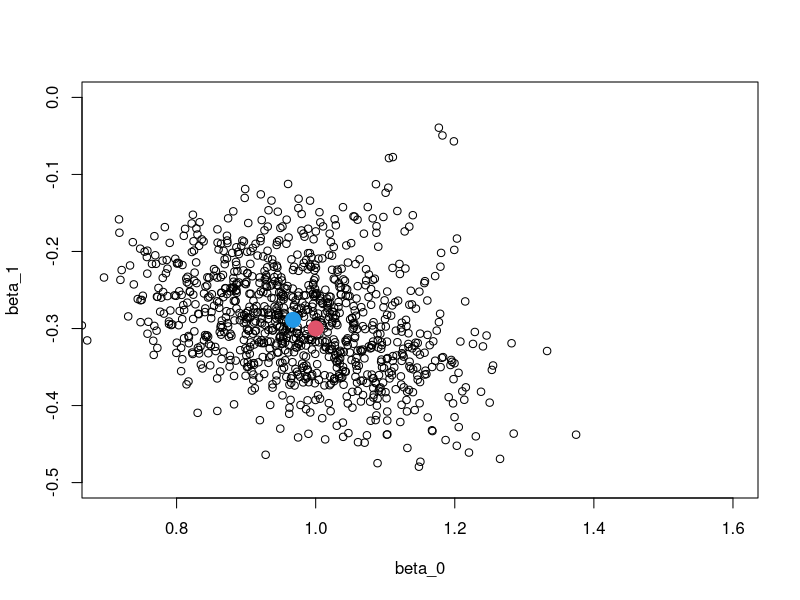
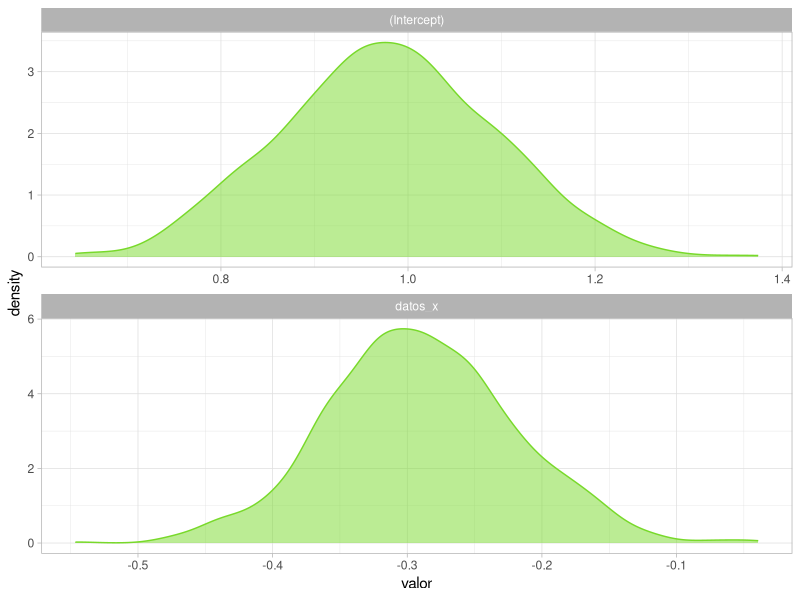
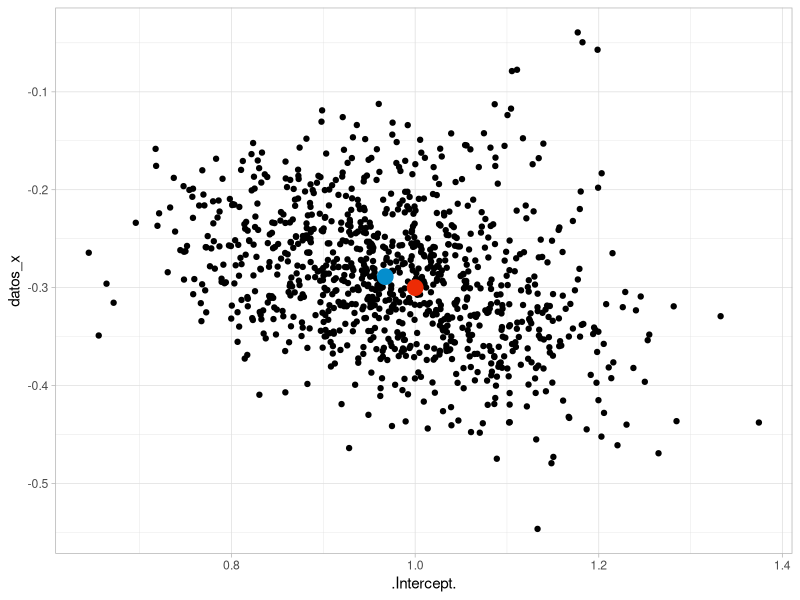

These figures' R source, in order:

# Hacer bootstrapping sobre nuestra regresión lineal. ---------------------


# Paquetes ----------------------------------------------------------------


library("dplyr")
library("purrr")
library("tidyr")
library("ggplot2")

# Bootstrapping -----------------------------------------------------------


tamano_muestral <- 23
iteraciones <- 1000
beta_0 <- 1
beta_1 <- -0.3


genera_x <- function(n) seq(-3, 3, length.out = n)

genera_y <- function(x, beta_0, beta_1){
  beta_1*x + beta_0 + rnorm(length(x), 0, 0.5)
}

tibble(
  datos_x = genera_x(tamano_muestral),
  datos_y = genera_y(datos_x, beta_0, beta_1)
) -> datos_simulados


lm(datos_y ~ datos_x, data = datos_simulados) -> modelo
coefficients(modelo) -> coeficientes_muestrales
summary(modelo)
confint(modelo)


coeficientes <- list() #vamos a guardar aquí los coeficientes de una regresión

for(i in 1:iteraciones){
  muestra <- sample_n(datos_simulados, nrow(datos_simulados), replace = TRUE)
  lm(datos_y ~ datos_x, data = muestra) -> modelo
  coeficientes[[i]] <- coefficients(modelo)
}


coeficientes %>% 
  transpose %>% 
  lapply(unlist) %>% 
  as_tibble() %>% 
  gather(key = coeficiente, value = valor) %>% 
  group_by(coeficiente) %>% 
  summarise(
    LI = quantile(valor, 0.025),
    LS = quantile(valor, 0.975)
  )



plot(beta_0, beta_1, ylim = c(-0.5, 0), xlim = c(0.7, 1.6))

for(i in 1:iteraciones){
points(coeficientes[[i]][1], coeficientes[[i]][2])
}
points(coeficientes_muestrales[1], coeficientes_muestrales[2], pch = 20, col = 4, cex = 3)
points(beta_0, beta_1, pch = 20, col = 2, cex = 3)


# Gráfico bonito ----------------------------------------------------------


coeficientes %>% 
  transpose %>% 
  lapply(unlist) %>% 
  as_tibble() %>% 
  gather(key = coeficiente, value = valor) %>% 
  ggplot +
  aes(x = valor) + 
  geom_density(fill = "#78D92A", alpha = 0.5, colour = "#78D92A") +
  facet_wrap(~coeficiente, nrow = 4,  scales = "free") + theme_light()

coeficientes %>% 
  transpose %>% 
  lapply(unlist) %>% 
  as_tibble(.name_repair = "universal") %>% 
  # gather(key = coeficiente, value = valor) %>% 
  ggplot +
  aes(x = .Intercept., y = datos_x) + 
  geom_point() +
  annotate("point",x = beta_0, y = beta_1, colour = "#ED2B05", size = 5) +
  annotate("point",x = coeficientes_muestrales[1], y = coeficientes_muestrales[2], colour = "#058ECD", size = 5) +
  theme_light()




